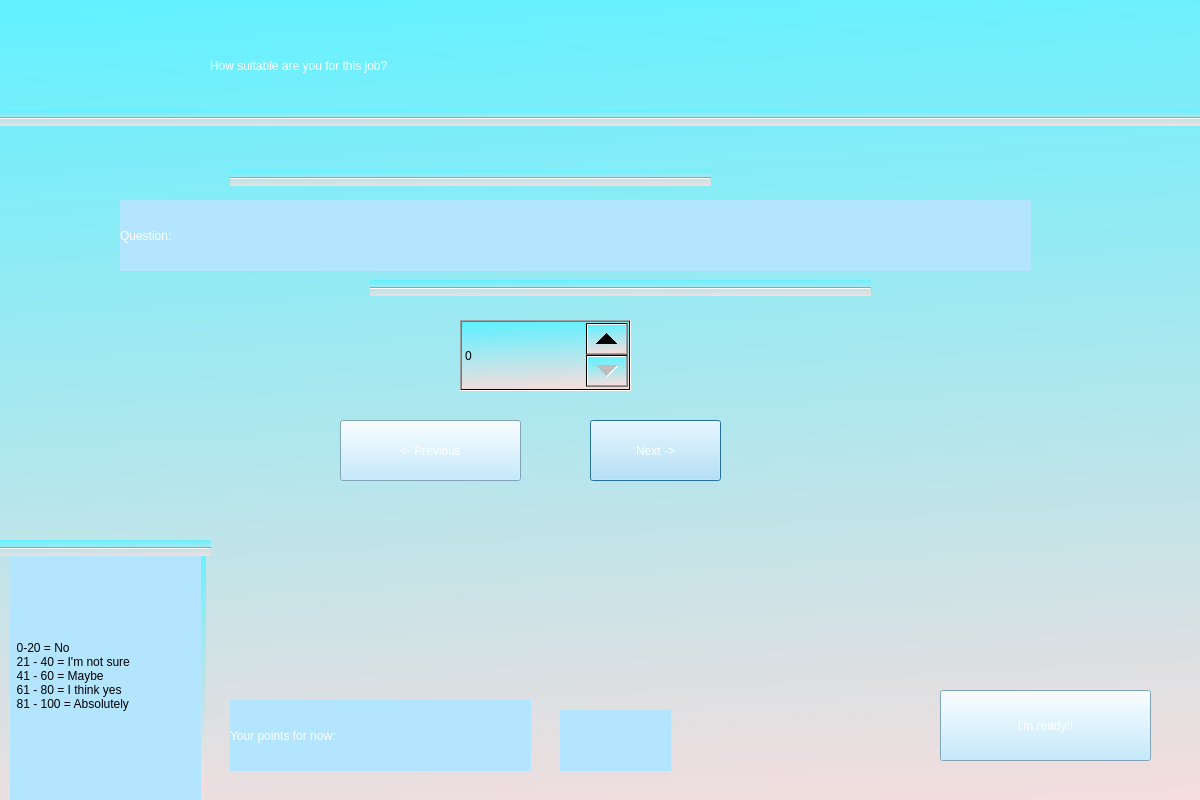
<?xml version="1.0" encoding="UTF-8"?>
<ui version="4.0">
 <class>Dialog</class>
 <widget class="QDialog" name="Dialog">
  <property name="geometry">
   <rect>
    <x>0</x>
    <y>0</y>
    <width>1200</width>
    <height>800</height>
   </rect>
  </property>
  <property name="windowTitle">
   <string>Dialog</string>
  </property>
  <widget class="QWidget" name="widget" native="true">
   <property name="geometry">
    <rect>
     <x>-30</x>
     <y>-20</y>
     <width>1281</width>
     <height>851</height>
    </rect>
   </property>
   <property name="styleSheet">
    <string notr="true">background-color: qlineargradient(spread:pad, x1:0.426, y1:0.00568182, x2:0.517, y2:1, stop:0 rgba(100, 241, 255, 255), stop:1 rgba(245, 221, 221, 255));</string>
   </property>
   <widget class="Line" name="line_2">
    <property name="geometry">
     <rect>
      <x>-10</x>
      <y>130</y>
      <width>1301</width>
      <height>16</height>
     </rect>
    </property>
    <property name="orientation">
     <enum>Qt::Horizontal</enum>
    </property>
   </widget>
   <widget class="QLabel" name="label">
    <property name="geometry">
     <rect>
      <x>240</x>
      <y>50</y>
      <width>851</width>
      <height>71</height>
     </rect>
    </property>
    <property name="styleSheet">
     <string notr="true">background-color: qlineargradient(spread:pad, x1:0.205, y1:0, x2:0.312, y2:1, stop:0 rgba(100, 241, 255, 0), stop:1 rgba(245, 221, 221, 0));
font: 36pt &quot;MS Shell Dlg 2&quot;;
color: rgb(255, 255, 255);</string>
    </property>
    <property name="text">
     <string>How suitable are you for this job?</string>
    </property>
   </widget>
   <widget class="QPushButton" name="nextquestion">
    <property name="geometry">
     <rect>
      <x>620</x>
      <y>440</y>
      <width>131</width>
      <height>61</height>
     </rect>
    </property>
    <property name="styleSheet">
     <string notr="true">font: 24pt &quot;MS Shell Dlg 2&quot;;
color: rgb(255, 255, 255);
background-color: rgb(179, 229, 255);</string>
    </property>
    <property name="text">
     <string>Next -&gt;</string>
    </property>
   </widget>
   <widget class="Line" name="line">
    <property name="geometry">
     <rect>
      <x>260</x>
      <y>190</y>
      <width>481</width>
      <height>16</height>
     </rect>
    </property>
    <property name="orientation">
     <enum>Qt::Horizontal</enum>
    </property>
   </widget>
   <widget class="Line" name="line_3">
    <property name="geometry">
     <rect>
      <x>400</x>
      <y>300</y>
      <width>501</width>
      <height>16</height>
     </rect>
    </property>
    <property name="orientation">
     <enum>Qt::Horizontal</enum>
    </property>
   </widget>
   <widget class="QLabel" name="questions_label">
    <property name="geometry">
     <rect>
      <x>150</x>
      <y>220</y>
      <width>911</width>
      <height>71</height>
     </rect>
    </property>
    <property name="styleSheet">
     <string notr="true">font: 24pt &quot;MS Shell Dlg 2&quot;;
color: rgb(255, 255, 255);
background-color: rgb(179, 229, 255);</string>
    </property>
    <property name="text">
     <string>Question:</string>
    </property>
   </widget>
   <widget class="QSpinBox" name="points">
    <property name="geometry">
     <rect>
      <x>490</x>
      <y>340</y>
      <width>171</width>
      <height>71</height>
     </rect>
    </property>
    <property name="styleSheet">
     <string notr="true">font: 20pt &quot;MS Shell Dlg 2&quot;;</string>
    </property>
   </widget>
   <widget class="QLabel" name="label_2">
    <property name="geometry">
     <rect>
      <x>40</x>
      <y>570</y>
      <width>191</width>
      <height>251</height>
     </rect>
    </property>
    <property name="styleSheet">
     <string notr="true">font: 12pt &quot;MS Shell Dlg 2&quot;;
border-color: rgb(0, 0, 0);
background-color: rgb(179, 229, 255);</string>
    </property>
    <property name="text">
     <string>  0-20 = No
  21 - 40 = I'm not sure
  41 - 60 = Maybe
  61 - 80 = I think yes
  81 - 100 = Absolutely</string>
    </property>
   </widget>
   <widget class="Line" name="line_4">
    <property name="geometry">
     <rect>
      <x>30</x>
      <y>560</y>
      <width>211</width>
      <height>16</height>
     </rect>
    </property>
    <property name="orientation">
     <enum>Qt::Horizontal</enum>
    </property>
   </widget>
   <widget class="Line" name="line_5">
    <property name="geometry">
     <rect>
      <x>220</x>
      <y>570</y>
      <width>16</width>
      <height>241</height>
     </rect>
    </property>
    <property name="orientation">
     <enum>Qt::Vertical</enum>
    </property>
   </widget>
   <widget class="QPushButton" name="done_btn">
    <property name="geometry">
     <rect>
      <x>970</x>
      <y>710</y>
      <width>211</width>
      <height>71</height>
     </rect>
    </property>
    <property name="styleSheet">
     <string notr="true">font: 24pt &quot;MS Shell Dlg 2&quot;;
color: rgb(255, 255, 255);
background-color: rgb(179, 229, 255);</string>
    </property>
    <property name="text">
     <string>I'm ready!!</string>
    </property>
   </widget>
   <widget class="QLabel" name="label_3">
    <property name="geometry">
     <rect>
      <x>260</x>
      <y>720</y>
      <width>301</width>
      <height>71</height>
     </rect>
    </property>
    <property name="styleSheet">
     <string notr="true">font: 24pt &quot;MS Shell Dlg 2&quot;;
color: rgb(255, 255, 255);
background-color: rgb(179, 229, 255);</string>
    </property>
    <property name="text">
     <string>Your points for now:</string>
    </property>
   </widget>
   <widget class="QLabel" name="points_show">
    <property name="geometry">
     <rect>
      <x>590</x>
      <y>730</y>
      <width>111</width>
      <height>61</height>
     </rect>
    </property>
    <property name="styleSheet">
     <string notr="true">font: 24pt &quot;MS Shell Dlg 2&quot;;
color: rgb(255, 255, 255);
background-color: rgb(179, 229, 255);</string>
    </property>
    <property name="text">
     <string/>
    </property>
   </widget>
   <widget class="QPushButton" name="prevquestion">
    <property name="geometry">
     <rect>
      <x>370</x>
      <y>440</y>
      <width>181</width>
      <height>61</height>
     </rect>
    </property>
    <property name="styleSheet">
     <string notr="true">font: 24pt &quot;MS Shell Dlg 2&quot;;
color: rgb(255, 255, 255);
background-color: rgb(179, 229, 255);</string>
    </property>
    <property name="text">
     <string>&lt;- Previous</string>
    </property>
   </widget>
   <zorder>line_5</zorder>
   <zorder>line_2</zorder>
   <zorder>label</zorder>
   <zorder>nextquestion</zorder>
   <zorder>line</zorder>
   <zorder>line_3</zorder>
   <zorder>questions_label</zorder>
   <zorder>points</zorder>
   <zorder>label_2</zorder>
   <zorder>line_4</zorder>
   <zorder>done_btn</zorder>
   <zorder>label_3</zorder>
   <zorder>points_show</zorder>
   <zorder>prevquestion</zorder>
  </widget>
 </widget>
 <resources/>
 <connections/>
</ui>
